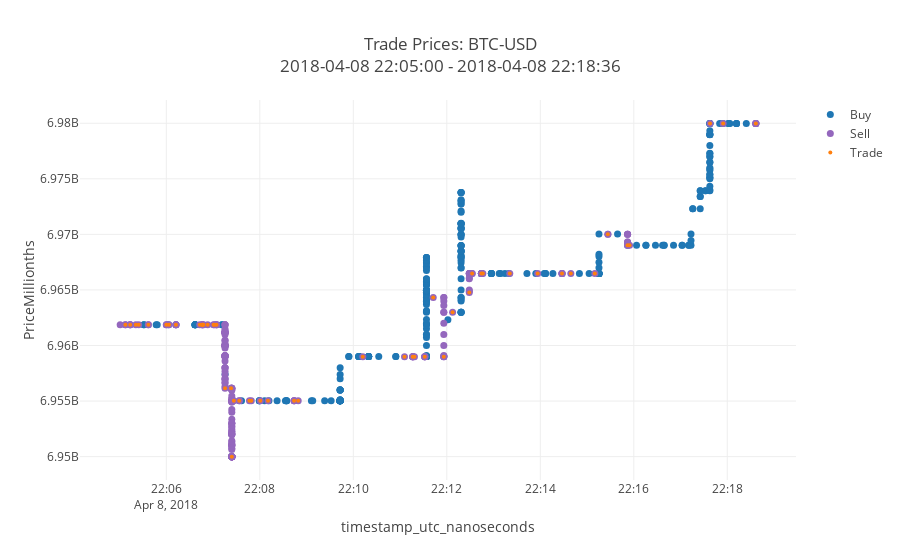

This figure's notebook cell:
### Markdown cell above
The blue dots are the market buy side transactions. The purple dots are the market sell side transactions and the orange dots are our trades. It looks like our strategy is executing correctly, only trading at the least favorable sell side prices as can bee seen by orange dots only appearing on top of the purple dots, and on the dot with the lowest price when there are multiple dots within the pricing window. You can zoom in to the chart to confirm that those transactions that appear to occur at the most favorable transaction price, in fact occur outside of the pricing window for the less favorable transactions (2018-04-08 22:07:23.064, for example).

### Code cell
utils.make_trade_prices_chart(df, df_accum, df_trades)
